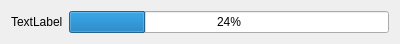
<?xml version="1.0" encoding="UTF-8"?>
<ui version="4.0">
 <class>RenderJobWidget</class>
 <widget class="QWidget" name="RenderJobWidget">
  <property name="geometry">
   <rect>
    <x>0</x>
    <y>0</y>
    <width>400</width>
    <height>31</height>
   </rect>
  </property>
  <property name="windowTitle">
   <string>Form</string>
  </property>
  <layout class="QHBoxLayout" name="horizontalLayout">
   <item>
    <widget class="QLabel" name="filename">
     <property name="text">
      <string>TextLabel</string>
     </property>
    </widget>
   </item>
   <item>
    <widget class="QProgressBar" name="progressBar">
     <property name="value">
      <number>24</number>
     </property>
    </widget>
   </item>
  </layout>
 </widget>
 <resources/>
 <connections/>
</ui>
